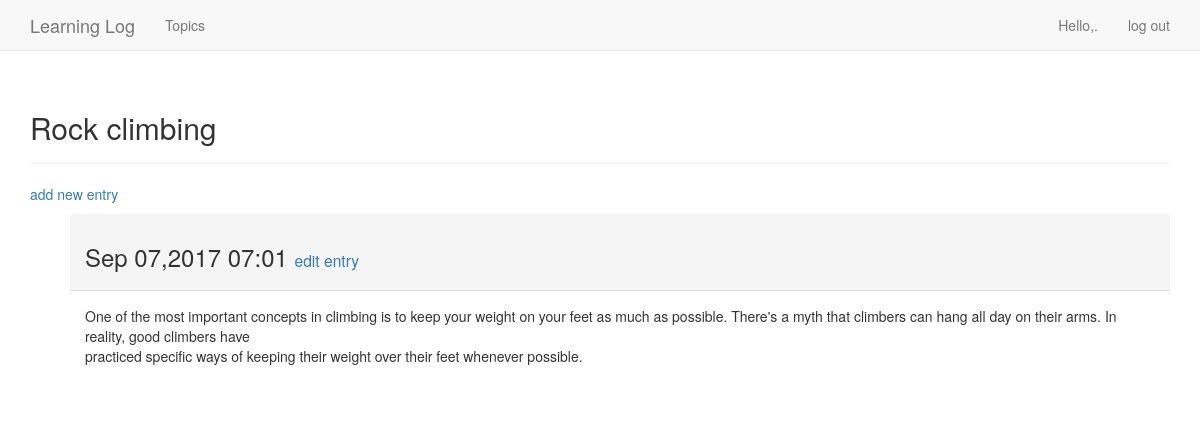
The page /topics/2/ (signed in) on the database its author committed.
### learning_logs/models.py (models this page shows, shortened)
class Topic(models.Model):
	text = models.CharField(max_length=200)
	date_added = models.DateTimeField(auto_now_add=True)
	owner = models.ForeignKey(User)
	def __str__(self):
		return self.text

class Entry(models.Model):
	topic = models.ForeignKey(Topic)
	text = models.TextField()
	date_added = models.DateTimeField(auto_now_add=True)
	class Meta:
		verbose_name_plural = 'entries'

### learning_logs/views.py (the view)
# urls.py: url(r'^topics/(?P<topic_id>\d+)/$',views.topic,name='topic'),
@login_required
def topic(request,topic_id):
	topic = Topic.objects.get(id=topic_id)
	if topic.owner!=request.user:
		raise Http404
	entries = topic.entry_set.order_by('-date_added')
	context = {'topic':topic,'entries':entries}
	return render(request,'learning_logs/topic.html',context)

### learning_logs/templates/learning_logs/topic.html
{% extends "learning_logs/base.html"%}
{% block header %}
  <h2>{{topic}}</h2>
{% endblock header %}
{% block content %}
<p>
  <a href="{% url 'learning_logs:new_entry' topic.id %}">add new entry</a>
</p>
<ul>
  {% for entry in entries %}
    <div class="panel-default">
      <div class="panel-heading">
        <h3>
          {{entry.date_added|date:'M d,Y H:i' }}
          <small>
           <a href="{% url 'learning_logs:edit_entry' entry.id %}">edit entry</a>
          </small>
        </h3>
      </div>
      <div class="panel-body">
        {{entry.text|linebreaks}}
      </div>
    </div>
    {% empty %}
    There are no entries for this topic yet.
    {% endfor %}
{% endblock content %}

### rows shown on the page
Topic: text "Rock climbing"
Entry: date_added "Sep 07,2017 07:01", text "One of the most important concepts in climbing is to keep your weight on your feet as much as possible. There's a myth that climbers can hang all day on their arms. In reality, good climbers have practiced specific ways of keeping their weight over their feet whenever possible."
